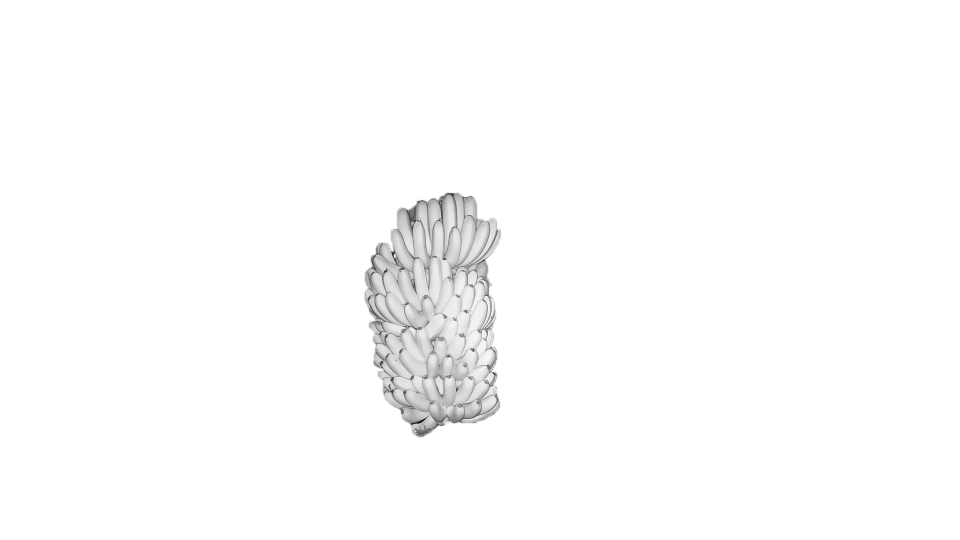
#> input picture images/temp_original/image_03-07-2020_01-00-05_AM.jpg, 1920 x 1080 px, found by its file name (shown at 1/2 size)
$ jupyter execute resize.ipynb
#> lines starting #> are read from the running program, lines starting #| are printed output that depends on the picture
[cell 1]
import os
import cv2
import matplotlib.pyplot as plt

[cell 2]
img=cv2.imread("images/original/image_03-07-2020_01-00-05_AM.jpg")
#> img is the input picture: shape (1080, 1920, 3); min 0, max 255, mean 252.2

[cell 3]
img1 = img[200:1000,400:1200]
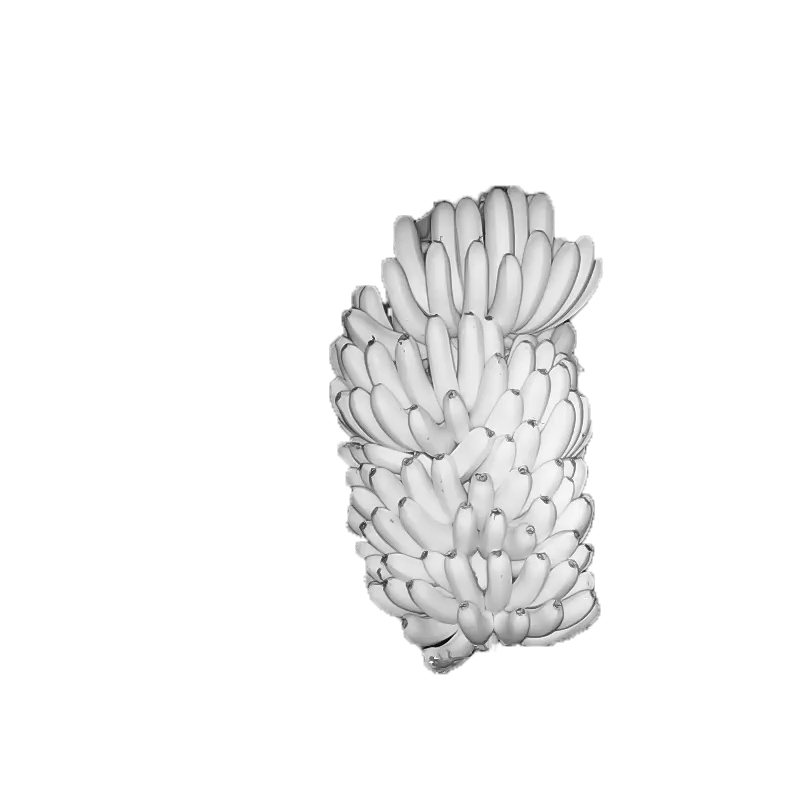
#> img1: shape (800, 800, 3); min 0, max 255, mean 245.9
plt.imshow(img1)

[cell 4]
img.size
#> Out = 6220800
